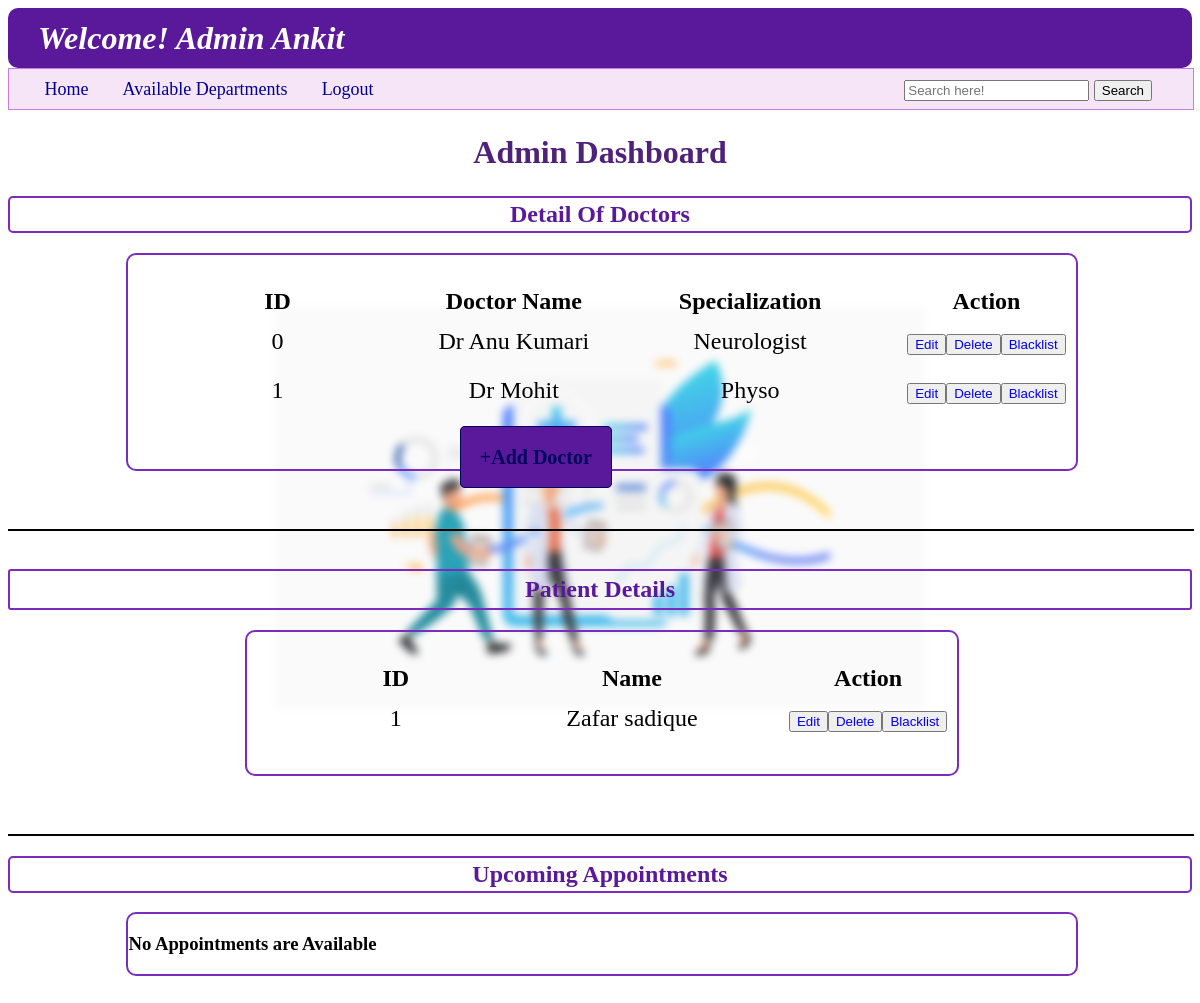
The page /admin/Admin Ankit on the database its author committed.
### backend/models.py (models this page shows)
class Doctor_Info(db.Model):
    __tablename__ = "doctor_info"
    id=db.Column(db.Integer,primary_key=True)
    full_name=db.Column(db.String,nullable=False)
    email=db.Column(db.String,unique=True,nullable=False)
    password=db.Column(db.String,nullable=False)
    dept_id=db.Column(db.String,db.ForeignKey("department.id"),nullable=False)
    experience=db.Column(db.Integer,nullable=False)
    bio=db.Column(db.String,nullable=False)
    is_blacklist=db.Column(db.Integer,default=0)
    appointments=db.relationship("Appointments",cascade="all,delete",backref="doctor_info",lazy=True)
    availability=db.relationship("Availability",cascade="all,delete",backref="doctor_info",lazy=True)

class Department(db.Model):
    __tablename__ = "department"
    id=db.Column(db.String,primary_key=True,nullable=False)
    specialization=db.Column(db.String,nullable=False)
    description=db.Column(db.String,nullable=False)
    doctor=db.relationship("Doctor_Info",cascade="all,delete",backref="department",lazy=True)

class User_Info(db.Model):
    __tablename__ = "user_info"
    id=db.Column(db.Integer,primary_key=True,autoincrement=True)
    full_name=db.Column(db.String,nullable=False)
    email=db.Column(db.String,unique=True,nullable=False)
    password=db.Column(db.String,nullable=False)
    role=db.Column(db.Integer,default=1)
    is_blacklist=db.Column(db.Integer,default=0)
    appointments=db.relationship("Appointments",cascade="all,delete",backref="user_info",lazy=True)

### backend/controllers.py (the view)
@app.route("/admin/<name>")
def admin_dashboard(name):
    doctor_list=all_doctor()
    patient_list=all_user()
    appointments_list=all_appointments()
    return render_template("admin_dashboard.html",usern=name,doctor_list=doctor_list,patient_list=patient_list,appointments_list=appointments_list,pop_up="")

### backend/controllers.py (called while the page is built)
def all_doctor():
    doctor=Doctor_Info.query.all()
    return doctor

def all_user():
    patient=User_Info.query.filter(User_Info.role==1).all()
    return patient

def all_appointments():
    appointments=Appointments.query.all()
    return appointments

### templates/admin_dashboard.html (shortened to what this page needs)
{%extends "admin_layout.html"%}
{%block content%}
    <h1 style="text-align: center; font-weight: bold; padding: 3px; color: rgba(60,9,108,0.9);">Admin Dashboard</h1>
    <h2 style="text-align: center; font-weight: bold; border: 2px solid rgb(123,44,191);padding: 3px; color: rgb(90,24,154); border-radius: 5px; ">Detail Of Doctors</h2>
    <div class="login_panel" style="width: 80%; margin-left: 10%; border: 2px solid rgb(123,44,191)">
        {%if doctor_list%}
        <table class="table_user_dashboard">
            <thead style="margin: 10px;">
                <th>ID</th>
                <th>Doctor Name</th>
                <th>Specialization</th>
                <th>Action</th>
            </thead>
            <tbody>
                {%for doctor in doctor_list%}
                <tr>
                    <td>{{doctor.id}}</td>
                    <td>{{doctor.full_name}}</td>
                    <td>{{doctor.department.specialization}}</td>
                    <td><button><a href="user_relased_spot.html">Edit</a></button><button><a href="user_relased_spot.html">Delete</a></button><button><a href="user_relased_spot.html">Blacklist</a></button></td>
                </tr>
                {%endfor%}
            </tbody>
        </table>
        {%else%}
        <h3>---No doctor are added---</h3>
        {%endif%}
        <a href="{{ url_for('admin_add_doctor') }}" class="Centre_button" type="button" style="background-color: rgb(90,24,154);">+Add Doctor</a>
    </div>
    <br>
    <hr style="border: 1px solid black; width: 100%; margin: 0px;">
    <br>
    <h2 style="text-align: center; font-weight: bold; border: 2px solid rgb(123,44,191); color: rgb(90,24,154); border-radius: 3px; padding: 5px; ">Patient Details</h2>
    <div class="login_panel" style="width: 60%; margin-left: 20%; border: 2px solid rgb(123,44,191)">
        {%if patient_list%}
        <table class="table_user_dashboard">
            <thead style="margin: 10px;">
                <th>ID</th>
                <th>Name</th>
                <th>Action</th>
            </thead>
            <tbody>
                {%for user in patient_list%}
                <tr>
                    <td>{{user.id}}</td>
                    <td>{{user.full_name}}</td>
                    <td><button><a href="user_relased_spot.html">Edit</a></button><button><a href="user_relased_spot.html">Delete</a></button><button><a href="user_relased_spot.html">Blacklist</a></button></td>
                </tr>
                {%endfor%}
            </tbody>
        </table>
        {%else%}
        <h3>---No Patient are available---</h3>
        {%endif%}
    </div>
    <br>
    <hr style="border: 1px solid black; width: 100%; margin: 0px;">
    <h2 style="text-align: center; font-weight: bold; border: 2px solid rgb(123,44,191);padding: 3px; color: rgb(90,24,154); border-radius: 5px; ">Upcoming Appointments</h2>
    <div class="login_panel" style="width: 80%; margin-left: 10%; border: 2px solid rgb(123,44,191)">
        {%if appointments%}
        <table class="table_user_dashboard">
            <thead style="margin: 10px;">
                <th>App_ID</th>
                <th>Pateint Name</th>
                <th>Doctor Name</th>
                <th>Specialization</th>
                <th>Patient History</th>
            </thead>
            <tbody>
                {%for appointment in appointments_list%}
                <tr>
                    <td>{{appointment.id}}</td>
                    <td>{{appointment.user_info.full_name}}</td>
                    <td>{{appointment.doctor_id}}</td>
                    <td>{{appointment.doctor_info.specialization}}</td>
                    <td><a href="/user_history" type="button" style="background-color: rgb(90,24,154);">View</a></td>
                </tr>
                {%endfor%}
            </tbody>
        </table>
        {%else%}
        <h3>No Appointments are Available</h3>
        {%endif%}
    </div>
{%endblock%}

### templates/admin_layout.html (shortened to what this page needs)
<!DOCTYPE html>
<html lang="en">
<head>
    <link rel="stylesheet" href="/static/style.css">
</head>
<body style="background-image: url('/static/image/4950247_19834.svg');">
    <header>
        <div>
            <h1 class="wel"  style="background-color: rgb(90,24,154);"><i><b>Welcome! {{usern}}</b></i></h1>
        </div>
        <nav class="nav" style="background-color: rgba(224, 170, 225, 0.3); border-color: rgba(199,125,225);">
            <a class="nav_a" href="{{url_for('admin_dashboard',name=usern)}}" style="margin-left: 3%;">Home</a>
            <a class="nav_a" href="{{url_for('admin_department')}}">Available Departments</a>
            <a class="nav_a" href="/login">Logout</a>
            <span class="nav_a" style="position: absolute; right: 10px;">
                <form action="#" method="POST">
                    <input type="text" id="search" name="search" placeholder="Search here!">
                    <button type="submit">Search</button>
                </form>
            </span>
        </nav>
    </header>
    {%block content%}
    {%endblock%}
</body>
</html>

### static/style.css (style rules this page uses)
body { background-image: url("https://static.vecteezy.com/system/resources/thumbnails/002/072/163/small_2x/doctor-injecting-coronavirus-vaccine-to-a-patient-concept-free-vector.jpg"); background-repeat: no-repeat; background-size: 650px 650px; background-position: center; background-attachment: fixed; filter: saturate(1.0); z-index: -4; backdrop-filter: blur(4px); }
.wel { height: 60px; align-content: center; color: white; background-color: rgb(0, 180, 216); border-radius: 10px; margin: 0px; padding-left: 30px; }
.login_panel { height: auto; width: 60%; margin: 10px 20% 40px 20%; border: 2px double rgb(0, 180, 216); border-radius: 10px; }
.Centre_button { margin: 0% 0% 5% 35% ; border: 1px solid rgb(3, 4, 94); border-radius: 5px; padding: 2%; width: auto; font-size: 20px; font-weight: bold; color: rgb(3, 4, 94); background-color: rgb(202,240,248); }
.nav { height: 40px; width: 100%; background-color: rgba(202,240,248,0.5); border: 1px solid rgb(202, 240, 248); align-content: center; }
.nav_a { color: rgb(0,0,150); font-size: large; margin-right: 30px; text-decoration: none; }
.table_user_dashboard { align-content: center; margin: 30px; font-size: x-large; }
table { width: 100%; table-layout: fixed; }
td { text-align: center; padding: 10px; }
a { text-decoration: none; }

### rows shown on the page
Doctor_Info: id "0", full_name "Dr Anu Kumari", department.specialization "Neurologist"
Doctor_Info: id "1", full_name "Dr Mohit", department.specialization "Physo"
User_Info: id "1", full_name "Zafar sadique"

### other values the page prints
{{ usern }} "Admin Ankit"
